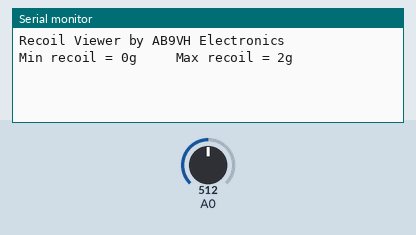
A sketch run on a simulated Arduino Uno, built with avr-gcc and run on an emulated ATmega328P. Parts: the last lines printed to the serial monitor. The inputs (shaded band) are chosen by the test bench; at power-on: A0 = 512.

Above: at 1.2 s.
1.3 s: A0 set to 716
At 2.6 s:
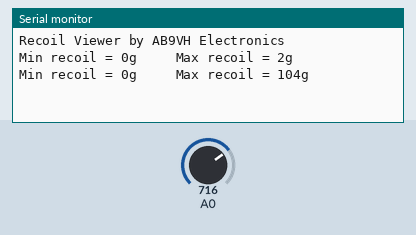
2.8 s: A0 set to 900
At 3.4 s:
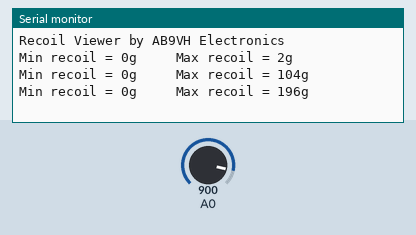
Timing chart, 0 to 5.8 s (numbered marks = the images above; inputs shaded):
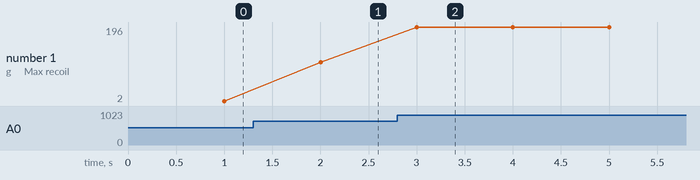

Measured:
- after the input at 1.3 s, the serial monitor: prints a new line after 0.70 s (image 1)
- after the input at 2.8 s, the serial monitor: prints a new line after 0.20 s (image 2)
- plotted number 1: 2 → 104 after the input at 1.3 s, 104 → 196 after the input at 2.8 s

The sketch:

ADXL193.ino
```cpp
/*
Recoil Viewer designed by AB9VH Electronics, James Douglas III - 2012
Sparkfun ADXL193 single axis accelerometer, 5v reference

X axis analog pin 0
Ground, black wire
+5v, red wire  (Vin: voltage input 5v)

ZERO G = 508  (calibration data)
*/

int X = 0;                          // fresh data from accelerometer
int Xmax = 508;                     // maximim recoil data
int Xmin = 508;                     // minimum recoil data
int R = 0;                          // recoil reading in g force
unsigned long time = 0;             // time in millis of recoil event

void setup() {
  Serial.begin(9600);            // opens serial port for LCD shield
  Serial.println("Recoil Viewer by AB9VH Electronics");
  Serial.println();
  time = millis();               // time of recoil event
}

void loop() {
  X = analogRead(0);             // read analog input
  if (X < Xmin) Xmin = X;
  if (X > Xmax) Xmax = X;
  if (millis()-time >= 1000) {      // display every one second
    time = millis();               // time of recoil event
    R = (Xmin-508)*.5;              // calculate maximum recoil
    Serial.print("Min recoil = ");
    Serial.print(R);
    Serial.print("g     ");
    R = (Xmax-508)*.5;              // calculate minimum recoil
    Serial.print("Max recoil = ");
    Serial.print(R);
    Serial.println("g");
  }
}
```
